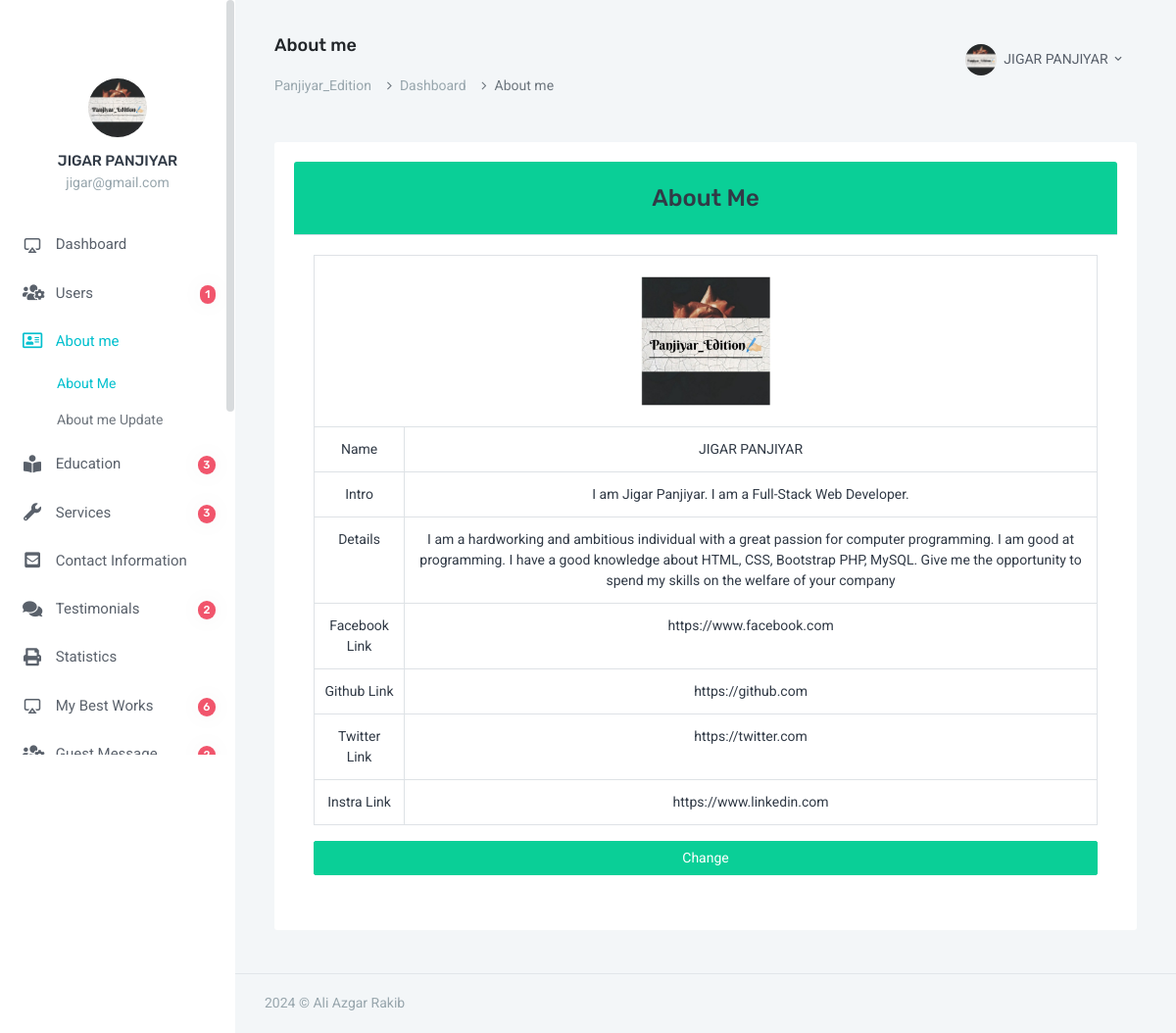
Screenshot of /admin/about_me_main.php (signed in) with the database file from the repository.
### tables this page shows
CREATE TABLE `users` (
  `id` int(3) NOT NULL,
  `fname` varchar(100) NOT NULL,
  `email` varchar(100) NOT NULL,
  `password` varchar(255) NOT NULL,
  `status` int(1) NOT NULL DEFAULT 1,
  `photo` varchar(100) NOT NULL DEFAULT 'default.png'
);

CREATE TABLE `about_me` (
  `id` int(2) NOT NULL,
  `name` varchar(100) NOT NULL,
  `intro` varchar(300) NOT NULL,
  `details` text NOT NULL,
  `fb_link` varchar(100) NOT NULL,
  `twitter_link` varchar(100) NOT NULL,
  `linkedin_link` varchar(100) NOT NULL,
  `github_link` varchar(100) NOT NULL,
  `photo` varchar(120) NOT NULL
);

### admin/about_me_main.php (the view, shortened to what this page needs)
<?php
$title="About me";
require_once "header.php";
require_once "db.php";
$about_me = $dbcon->query("SELECT * FROM about_me");
$result = $about_me -> fetch_assoc();
?>
<div class="card text-dark mb-3">
    <div class="card-header bg-success text-center">
        <h3>About Me</h3>
    </div>
    <div class="card-body">
        <table class="table table-bordered text-center">
            <tr>
                <td colspan="2"><img src="image/profile/<?=$result['photo']?>" style="width: 150px;"></td>
            </tr>
            <tr>
                <td>Name</td>
                <td><?=$result['name']?></td>
            </tr>
            <tr>
                <td>Intro</td>
                <td><?=$result['intro']?></td>
            </tr>
            <tr>
                <td>Details</td>
                <td><?=$result['details']?></td>
            </tr>
            <tr>
                <td>Facebook Link</td>
                <td><?=$result['fb_link']?></td>
            </tr>
            <tr>
                <td>Github Link</td>
                <td><?=$result['github_link']?></td>
            </tr>
            <tr>
                <td>Twitter Link</td>
                <td><?=$result['twitter_link']?></td>
            </tr>
            <tr>
                <td>Instra Link</td>
                <td><?=$result['linkedin_link']?></td>
            </tr>
        </table>
        <a class="btn btn-block btn-success" href="about_me.php">Change</a>
    </div>
</div>
<?php
    require_once "footer.php";
?>

### admin/header.php (shortened to what this page needs)
<?php require_once "db.php"; ?>
<!doctype html>
<html lang="en">
<head>
    <link rel="stylesheet" href="https://cdnjs.cloudflare.com/ajax/libs/twitter-bootstrap/4.1.3/css/bootstrap.css">
    <link rel="stylesheet" href="https://cdn.datatables.net/1.10.20/css/dataTables.bootstrap4.min.css">
    <link href="assets/css/bootstrap.min.css" rel="stylesheet" type="text/css" />
    <link href="assets/css/icons.css" rel="stylesheet" type="text/css" />
    <link rel="stylesheet" href="../front_end_assets/css/fontawesome-all.min.css">
    <link href="assets/css/metismenu.min.css" rel="stylesheet" type="text/css" />
    <link href="assets/css/style.css" rel="stylesheet" type="text/css" />
</head>
<body>
    <div id="wrapper">
        <div class="left side-menu">
            <div class="slimscroll-menu" id="remove-scroll">
                <div class="user-box">
                    <div class="user-img">
                        <?php
                    $email_for_photo = $_SESSION['user_email'];
                    $query_for_photo = $dbcon->query( "SELECT photo FROM users WHERE email='$email_for_photo'");
                    $photo_from_db   = $query_for_photo -> fetch_assoc();
                 ?>
                        <img src="image/users/<?=$photo_from_db['photo']?>" alt="user-img" title="Mat Helme"
                            class="rounded-circle img-fluid">
                    </div>
                    <h5><a href="#"><?= $_SESSION['user_name']?></a> </h5>
                    <p class="text-muted"><?=$_SESSION['user_email']?></p>
                </div>
                <div id="sidebar-menu">
                    <ul class="metismenu" id="side-menu">
                        <li>
                            <a href="index.php">
                                <i class="fi-air-play"></i> <span> Dashboard </span>
                            </a>
                        </li>
                        <li>
                            <a href="users.php"><i class="fas fa-users-cog"></i>
                                <span class="badge badge-danger badge-pill float-right">
                                    <?php
                                        $result = $dbcon->query("SELECT COUNT(*) AS total_users FROM users");
                                        $row = $result->fetch_assoc();
                                        echo $row['total_users'];
                                        ?>
                                </span>
                                <span> Users </span>
                            </a>
                        </li>
                        <li>
                            <a href="javascript: void(0);"><i class="far fa-address-card"></i> <span> About me
                                </span></a>
                            <ul class="nav-second-level" aria-expanded="false">
                                <li><a href="about_me_main.php">About Me</a></li>
                                <li><a href="about_me.php">About me Update</a></li>
                            </ul>
                        </li>
                        <li>
                            <a href="javascript: void(0);"><i class="fas fa-book-reader"></i>
                                <span class="badge badge-danger badge-pill float-right">
                                    <?php
                                        $education_result = $dbcon->query("SELECT COUNT(*) AS total_field FROM education_informations");
                                        $education_row = $education_result->fetch_assoc();
                                        echo $education_row['total_field'];
                                        ?>
                                </span>
                                <span> Education </span></a>
                        </li>
                        <li>
                            <a href="javascript: void(0);"><i class="fas fa-wrench"></i>
                                <span class="badge badge-danger badge-pill float-right">
                                    <?php
                                        $services_result = $dbcon->query("SELECT COUNT(*) AS total_field FROM services");
                                        $services_row = $services_result->fetch_assoc();
                                        echo $services_row['total_field'];
                                        ?>
                                </span>
                                <span> Services </span></a>
                        </li>
                        <li>
                            <a href="javascript: void(0);"><i class="fas fa-envelope-square"></i> <span> Contact
                                    Information</span></a>
                        </li>
                        <li>
                            <a href="javascript: void(0);"><i class="fas fa-comments"></i>
                                <span class="badge badge-danger badge-pill float-right">
                                    <?php
                                        $testimonial_result = $dbcon->query("SELECT COUNT(*) AS total_field FROM testimonials");
                                        $testimonial_row = $testimonial_result->fetch_assoc();
                                        echo $testimonial_row['total_field'];
                                        ?>
                                </span>
                                <span> Testimonials</span></a>
                        </li>
                        <li>
                            <a href="javascript: void(0);"><i class="fas fa-print"></i><span> Statistics</span></a>
                        </li>
                        <li>
                            <a href="javascript: void(0);"><i class="fi-air-play"></i>
                                <span class="badge badge-danger badge-pill float-right">
                                    <?php
                                        $best_works_result = $dbcon->query("SELECT COUNT(*) AS total_field FROM my_best_works");
                                        $best_works_row = $best_works_result->fetch_assoc();
                                        echo $best_works_row['total_field'];
                                        ?>
                                </span>
                                <span> My Best Works</span></a>
                        </li>
                        <li>
                            <a href="all_guest_message.php">
                                <i class="fas fa-users-cog"></i>
                                <span class="badge badge-danger badge-pill float-right">
                                    <?php
                                        $guest_message_result = $dbcon->query("SELECT COUNT(*) AS total_field FROM guest_messages");
                                        $guest_message_row = $guest_message_result->fetch_assoc();
                                        echo $guest_message_row['total_field'];
                                        ?>
                                </span>
                                <span> Guest Message</span>
                            </a>
                        </li>
                    </ul>
                </div>
            </div>
        </div>
        <div class="content-page">
            <div class="topbar">
                <nav class="navbar-custom">
                    <ul class="list-unstyled topbar-right-menu float-right mb-0">
                        <li class="dropdown notification-list">
                            <a class="nav-link dropdown-toggle nav-user" data-toggle="dropdown" href="#" role="button"
                                aria-haspopup="false" aria-expanded="false">
                                <img src="image/users/<?=$photo_from_db['photo']?>" alt="user" class="rounded-circle">
                                <span class="ml-1"><?=$_SESSION['user_name']?> <i class="mdi mdi-chevron-down"></i>
                                </span>
                            </a>
                        </li>
                    </ul>
                    <ul class="list-inline menu-left mb-0">
                        <li>
                            <h4 class="page-title-main"><?=$title?></h4>
                            <ol class="breadcrumb">
                                <li class="breadcrumb-item"><a href="../index.php">Panjiyar_Edition</a></li>
                                <li class="breadcrumb-item"><a href="index.php">Dashboard</a></li>
                                <li class="breadcrumb-item active"><?=$title?></li>
                            </ol>
                        </li>
                    </ul>
                </nav>
            </div>
            <div class="content">
                <div class="container-fluid">
                    <div class="row">
                        <div class="col-12">
                            <div class="card-box">

### rows the page displays
users: photo (picture)
about_me: photo (picture), name "JIGAR PANJIYAR", intro "I am Jigar Panjiyar. I am a Full-Stack Web Developer.", details "I am a hardworking and ambitious individual with a great passion for computer programming. I am good at programming. I have a good knowledge about HTML, CSS, Bootstrap PHP, MySQL. Give me the opportunity to spend my skills on the welfare of your company", fb_link "https://www.facebook.com", github_link "https://github.com", twitter_link "https://twitter.com", linkedin_link "https://www.linkedin.com"

### other values shown
$_SESSION['user_name'] "JIGAR PANJIYAR"
$_SESSION['user_email'] "jigar@gmail.com"
$row['total_users'] "1"
$education_row['total_field'] "3"
$services_row['total_field'] "3"
$testimonial_row['total_field'] "2"
$best_works_row['total_field'] "6"
$title "About me"
